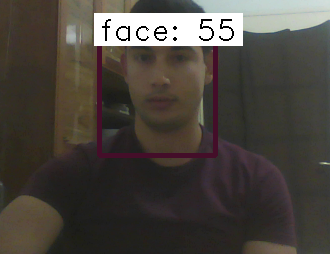

Reproduce this figure in Python.
# Import libraries
import os
import cv2
import time
import keras
import random
import numpy as np
import matplotlib.pyplot as plt
import Chaka_Faster_rcnn.common as common
import Chaka_Faster_rcnn.Vgg as mb
import  Chaka_Faster_rcnn.layers as layers

# Create configuration
config = common.Config()
config.model_path = 'C:/Users/rzouga/Downloads/Github/CNN_CV/Face_Recognition_Fast_rcnn/TrainFacialRecognitonModel/work/work_V2/training_model.h5'
config.use_horizontal_flips = False
config.use_vertical_flips = False
config.rot_90 = False
config.num_rois = 4

# Set the gpu to use
common.setup_gpu('cpu')
#common.setup_gpu(0)

# Create a dictionary with classes and switch key values
classes = {'Noface': 1, 'face': 0}
mappings = {v: k for k, v in classes.items()}
class_to_color = {mappings[v]: np.random.randint(0, 255, 3) for v in mappings}
print(mappings)

# Get inference models
model_rpn, model_classifier, model_classifier_only = mb.get_inference_models(config, len(classes), weights_path=config.model_path)


# in this ligne we must use our pretrained model for face detection or other buissness tasks due to luck of time and bugs i haven't complete this part correctly 
#face_clsfr=cv2.CascadeClassifier('C:/Users/rzouga/Downloads/Github/CNN_CV/Computer-Vision-master/Computer-Vision-master/FaceMask_detection/haarcascade_frontalface_default.xml')
#If the box classification value is less than this, we ignore this box
#must return to 0.7
bbox_threshold = 0.3
cap=cv2.VideoCapture(0)



color_dict={0:(0,255,0),1:(0,0,255)}
  

while(True):

    ret,frame=cap.read()
    
    #faces=face_clsfr.detectMultiScale(gray,1.3,5)  
    st = time.time()
    # Format the image
    X, ratio = common.format_img(frame, config)
    X = np.transpose(X, (0, 2, 3, 1))

    # Get output layer Y1, Y2 from the RPN and the feature maps F
    # Y1: y_rpn_cls
    # Y2: y_rpn_regr
    [Y1, Y2, F] = model_rpn.predict(X)

    # Get bboxes by applying NMS 
    # R.shape = (300, 4)
    R = layers.rpn_to_roi(Y1, Y2, config, keras.backend.image_data_format(), overlap_thresh=0.7)

    # Convert from (x1,y1,x2,y2) to (x,y,w,h)
    R[:, 2] -= R[:, 0]
    R[:, 3] -= R[:, 1]

    # Apply the spatial pyramid pooling to the proposed regions
    bboxes = {}
    probs = {}

    for jk in range(R.shape[0]//config.num_rois + 1):
        ROIs = np.expand_dims(R[config.num_rois*jk:config.num_rois*(jk+1), :], axis=0)
        if ROIs.shape[1] == 0:
            break

        if jk == R.shape[0]//config.num_rois:
            #pad R
            curr_shape = ROIs.shape
            target_shape = (curr_shape[0],config.num_rois,curr_shape[2])
            ROIs_padded = np.zeros(target_shape).astype(ROIs.dtype)
            ROIs_padded[:, :curr_shape[1], :] = ROIs
            ROIs_padded[0, curr_shape[1]:, :] = ROIs[0, 0, :]
            ROIs = ROIs_padded

        [P_cls, P_regr] = model_classifier_only.predict([F, ROIs])

        # Calculate bboxes coordinates on resized image
        for ii in range(P_cls.shape[1]):
            # Ignore 'bg' class
            if np.max(P_cls[0, ii, :]) < bbox_threshold or np.argmax(P_cls[0, ii, :]) == (P_cls.shape[2] - 1):
                continue

            # Get the class name
            cls_name = mappings[np.argmax(P_cls[0, ii, :])]

            if cls_name not in bboxes:
                bboxes[cls_name] = []
                probs[cls_name] = []

            (x, y, w, h) = ROIs[0, ii, :]

            cls_num = np.argmax(P_cls[0, ii, :])
            try:
                (tx, ty, tw, th) = P_regr[0, ii, 4*cls_num:4*(cls_num+1)]
                tx /= C.classifier_regr_std[0]
                ty /= C.classifier_regr_std[1]
                tw /= C.classifier_regr_std[2]
                th /= C.classifier_regr_std[3]
                x, y, w, h = layers.apply_regr(x, y, w, h, tx, ty, tw, th)
            except:
                pass
            bboxes[cls_name].append([config.rpn_stride*x, config.rpn_stride*y, config.rpn_stride*(x+w), config.rpn_stride*(y+h)])
            probs[cls_name].append(np.max(P_cls[0, ii, :]))

    all_dets = []

    for key in bboxes:
        bbox = np.array(bboxes[key])

        new_boxes, new_probs = common.non_max_suppression_fast(bbox, np.array(probs[key]), overlap_thresh=0.2)
        for jk in range(new_boxes.shape[0]):
            (x1, y1, x2, y2) = new_boxes[jk,:]

            # Calculate real coordinates on original image
            (real_x1, real_y1, real_x2, real_y2) = common.get_real_coordinates(ratio, x1, y1, x2, y2)

            cv2.rectangle(frame,(real_x1, real_y1), (real_x2, real_y2), (int(class_to_color[key][0]), int(class_to_color[key][1]), int(class_to_color[key][2])),4)

            textLabel = '{0}: {1}'.format(key,int(100*new_probs[jk]))
            all_dets.append((key,100*new_probs[jk]))

            (retval,baseLine) = cv2.getTextSize(textLabel,cv2.FONT_HERSHEY_COMPLEX,1,1)
            textOrg = (real_x1, real_y1-0)

            cv2.rectangle(frame, (textOrg[0] - 5, textOrg[1]+baseLine - 5), (textOrg[0]+retval[0] + 5, textOrg[1]-retval[1] - 5), (0, 0, 0), 1)
            cv2.rectangle(frame, (textOrg[0] - 5,textOrg[1]+baseLine - 5), (textOrg[0]+retval[0] + 5, textOrg[1]-retval[1] - 5), (255, 255, 255), -1)
            cv2.putText(frame, textLabel, textOrg, cv2.FONT_HERSHEY_DUPLEX, 1, (0, 0, 0), 1)
  
    cv2.imshow('Face Detection App',frame)
    if cv2.waitKey(1) & 0xFF == ord('q'):
        break
cap.release()
cv2.destroyAllWindows()
